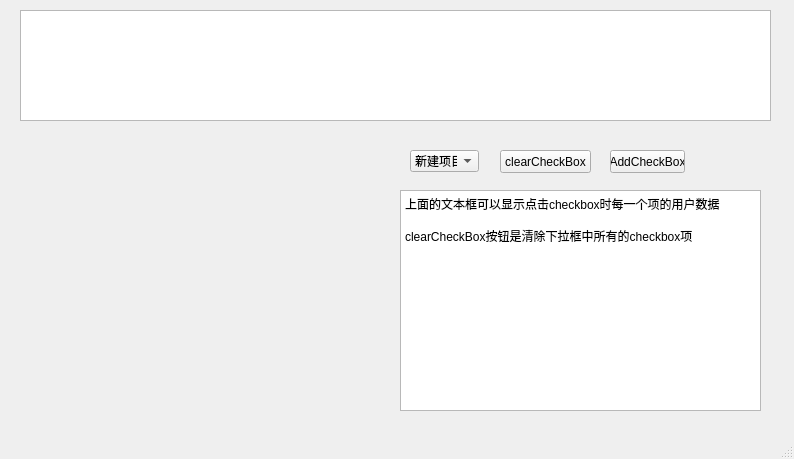
<?xml version="1.0" encoding="UTF-8"?>
<ui version="4.0">
 <class>MainWindow</class>
 <widget class="QMainWindow" name="MainWindow">
  <property name="geometry">
   <rect>
    <x>0</x>
    <y>0</y>
    <width>794</width>
    <height>459</height>
   </rect>
  </property>
  <property name="windowTitle">
   <string>MainWindow</string>
  </property>
  <widget class="QWidget" name="centralwidget">
   <widget class="QTextEdit" name="textEdit">
    <property name="geometry">
     <rect>
      <x>20</x>
      <y>10</y>
      <width>751</width>
      <height>111</height>
     </rect>
    </property>
   </widget>
   <widget class="QPushButton" name="pushButton">
    <property name="geometry">
     <rect>
      <x>500</x>
      <y>150</y>
      <width>91</width>
      <height>23</height>
     </rect>
    </property>
    <property name="text">
     <string>clearCheckBox</string>
    </property>
   </widget>
   <widget class="QTextEdit" name="textEdit_2">
    <property name="geometry">
     <rect>
      <x>400</x>
      <y>190</y>
      <width>361</width>
      <height>221</height>
     </rect>
    </property>
    <property name="html">
     <string>&lt;!DOCTYPE HTML PUBLIC &quot;-//W3C//DTD HTML 4.0//EN&quot; &quot;http://www.w3.org/TR/REC-html40/strict.dtd&quot;&gt;
&lt;html&gt;&lt;head&gt;&lt;meta name=&quot;qrichtext&quot; content=&quot;1&quot; /&gt;&lt;style type=&quot;text/css&quot;&gt;
p, li { white-space: pre-wrap; }
&lt;/style&gt;&lt;/head&gt;&lt;body style=&quot; font-family:'SimSun'; font-size:9pt; font-weight:400; font-style:normal;&quot;&gt;
&lt;p style=&quot; margin-top:0px; margin-bottom:0px; margin-left:0px; margin-right:0px; -qt-block-indent:0; text-indent:0px;&quot;&gt;&lt;span style=&quot; font-family:'SimSun';&quot;&gt;上面的文本框可以显示点击checkbox时每一个项的用户数据&lt;/span&gt;&lt;/p&gt;
&lt;p style=&quot;-qt-paragraph-type:empty; margin-top:0px; margin-bottom:0px; margin-left:0px; margin-right:0px; -qt-block-indent:0; text-indent:0px; font-family:'SimSun';&quot;&gt;&lt;br /&gt;&lt;/p&gt;
&lt;p style=&quot; margin-top:0px; margin-bottom:0px; margin-left:0px; margin-right:0px; -qt-block-indent:0; text-indent:0px;&quot;&gt;&lt;span style=&quot; font-family:'SimSun';&quot;&gt;clearCheckBox按钮是清除下拉框中所有的checkbox项&lt;/span&gt;&lt;/p&gt;&lt;/body&gt;&lt;/html&gt;</string>
    </property>
   </widget>
   <widget class="QPushButton" name="pushButton_2">
    <property name="geometry">
     <rect>
      <x>610</x>
      <y>150</y>
      <width>75</width>
      <height>23</height>
     </rect>
    </property>
    <property name="text">
     <string>AddCheckBox</string>
    </property>
   </widget>
   <widget class="QComboBox" name="comboBox">
    <property name="geometry">
     <rect>
      <x>410</x>
      <y>150</y>
      <width>69</width>
      <height>22</height>
     </rect>
    </property>
    <item>
     <property name="text">
      <string>新建项目</string>
     </property>
    </item>
    <item>
     <property name="text">
      <string>新建项目</string>
     </property>
    </item>
    <item>
     <property name="text">
      <string>新建项目</string>
     </property>
    </item>
    <item>
     <property name="text">
      <string>新建项目</string>
     </property>
    </item>
    <item>
     <property name="text">
      <string>新建项目</string>
     </property>
    </item>
    <item>
     <property name="text">
      <string>新建项目</string>
     </property>
    </item>
   </widget>
  </widget>
  <widget class="QMenuBar" name="menubar">
   <property name="geometry">
    <rect>
     <x>0</x>
     <y>0</y>
     <width>794</width>
     <height>23</height>
    </rect>
   </property>
  </widget>
  <widget class="QStatusBar" name="statusbar"/>
 </widget>
 <resources/>
 <connections/>
</ui>
